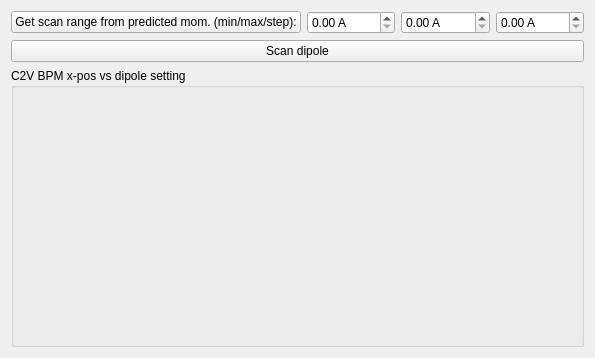
                 <widget class="QWidget" name="page_6">
                  <property name="geometry">
                   <rect>
                    <x>0</x>
                    <y>0</y>
                    <width>595</width>
                    <height>358</height>
                   </rect>
                  </property>
                  <attribute name="label">
                   <string>Scan dipole to find beam on C2V BPM</string>
                  </attribute>
                  <layout class="QGridLayout" name="gridLayout_14">
                   <item row="0" column="0">
                    <layout class="QGridLayout" name="gridLayout_12">
                     <item row="0" column="0">
                      <widget class="QPushButton" name="pushButton_roughGetCurrentRange">
                       <property name="text">
                        <string>Get scan range from predicted mom. (min/max/step):</string>
                       </property>
                       <property name="checked">
                        <bool>false</bool>
                       </property>
                      </widget>
                     </item>
                     <item row="0" column="1">
                      <widget class="QDoubleSpinBox" name="doubleSpinBox_roughIMin">
                       <property name="suffix">
                        <string> A</string>
                       </property>
                      </widget>
                     </item>
                     <item row="1" column="0" colspan="4">
                      <widget class="QPushButton" name="pushButton_roughCentreC2VCurrent">
                       <property name="text">
                        <string>Scan dipole</string>
                       </property>
                       <property name="checked">
                        <bool>false</bool>
                       </property>
                      </widget>
                     </item>
                     <item row="0" column="2">
                      <widget class="QDoubleSpinBox" name="doubleSpinBox_roughIMax">
                       <property name="suffix">
                        <string> A</string>
                       </property>
                      </widget>
                     </item>
                     <item row="0" column="3">
                      <widget class="QDoubleSpinBox" name="doubleSpinBox_roughIStep">
                       <property name="suffix">
                        <string> A</string>
                       </property>
                      </widget>
                     </item>
                     <item row="2" column="0" colspan="4">
                      <widget class="QGroupBox" name="groupBox_2">
                       <property name="title">
                        <string>C2V BPM x-pos vs dipole setting</string>
                       </property>
                       <layout class="QHBoxLayout" name="horizontalLayout_3"/>
                      </widget>
                     </item>
                    </layout>
                   </item>
                  </layout>
                 </widget>
